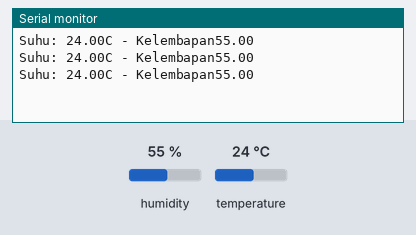
The sketch below on a simulated Arduino Uno, built with avr-gcc and run on an emulated ATmega328P. On the bench: the last lines printed to the serial monitor. The inputs (shaded band) are chosen by the test bench; at power-on: humidity 55 %, temperature 24 °C.

Above: at 2.8 s.
2.9 s: humidity set to 22 %
At 5.5 s:
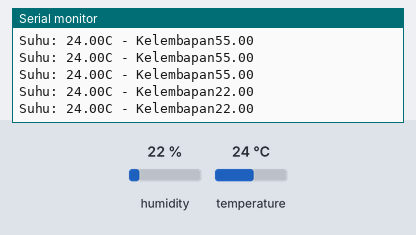
5.6 s: temperature set to 12 °C
At 7.5 s:
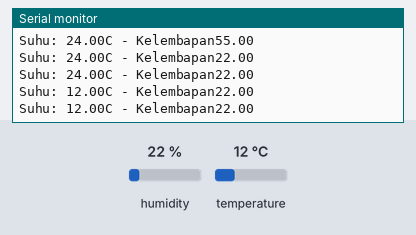
8.3 s: humidity set to 40 %
At 10.0 s:
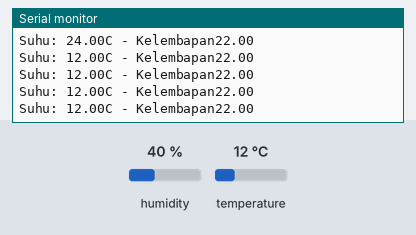
Timing chart, 0 to 11.5 s (numbered marks = the images above; inputs shaded):
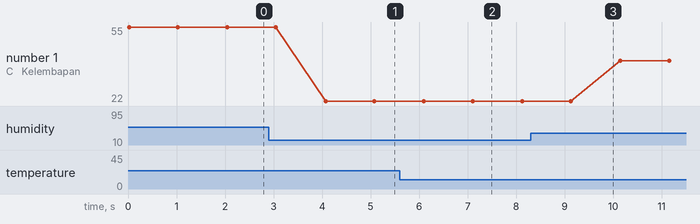

The sketch:

code.ino
```cpp
/*
 * By Billal Fauzan
 * Note: silahkan kembangkan sendiri
 *     : ini hanya kode inti nya
 */

#include <DHT.h>

#define pin 8 // Gunakan pin out pada dht ke pin 8 pada arduino
#define type DHT11 // Saya menggunakan DHT11

DHT dht(pin, type);

float suhu;
float kelembapan;

void setup() {
  // put your setup code here, to run once:
  dht.begin();
  Serial.begin(9600);
}

void loop() {
  // put your main code here, to run repeatedly:
  suhu = dht.readTemperature(); // membaca suhu ruangan
  kelembapan = dht.readHumidity(); // membaca kelembapan ruangan

  // menampilkan ke serial monitor
  Serial.print("Suhu: ");
  Serial.print(suhu);
  Serial.print("C - Kelembapan");
  Serial.println(kelembapan);

  delay(1000); // delay selama 1000 microsecond atau 1 detik
}
```

Measured:
- after the input at 2.9 s, the serial monitor: prints a new line after 1.2 s (image 1)
- after the input at 5.6 s, the serial monitor: prints a new line after 0.50 s (image 2)
- plotted number 1: 55 → 22 after the input at 2.9 s, 22 → 40 after the input at 8.3 s
